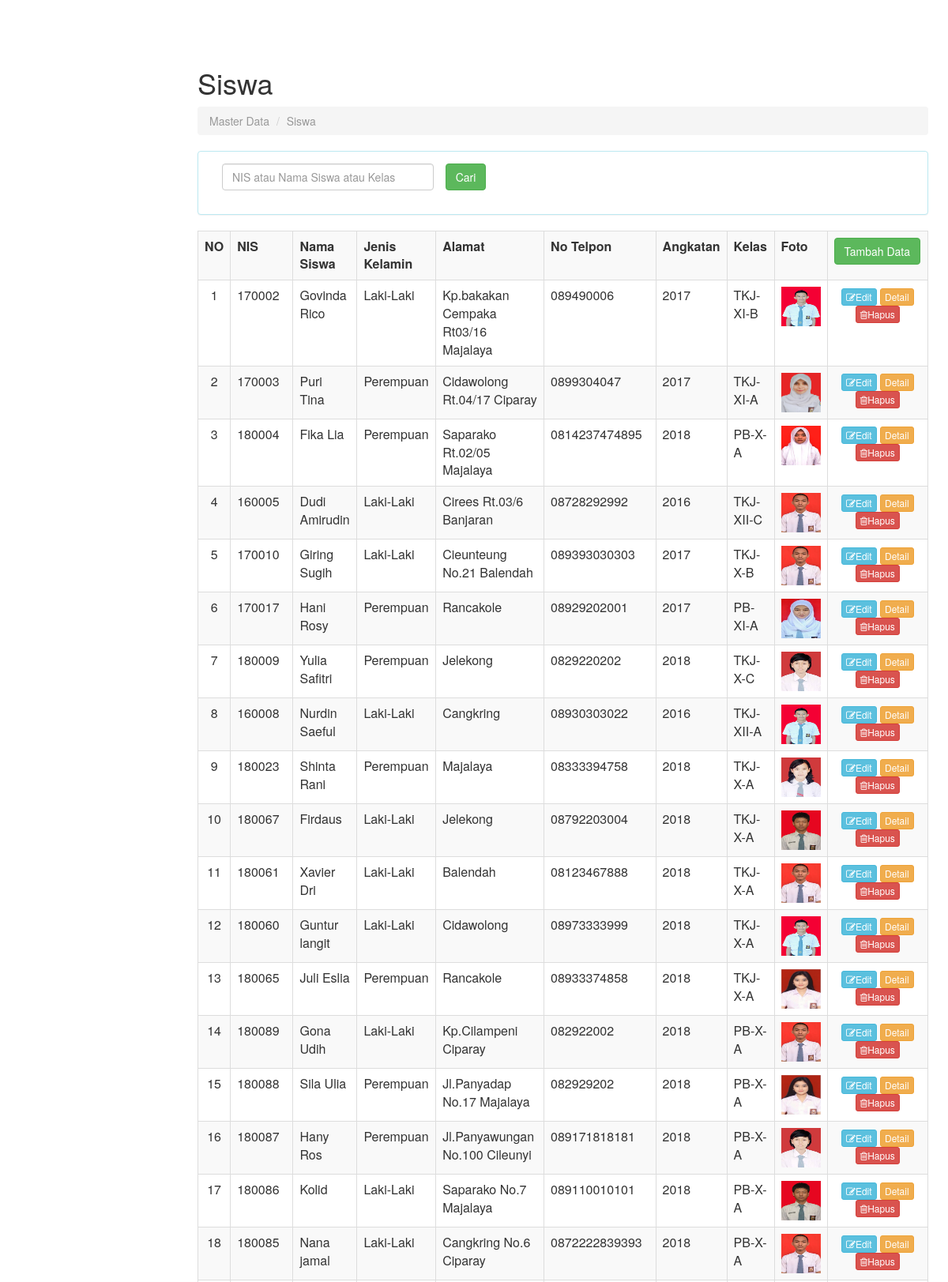
The app's page /siswa.php (upper part) with its own data.
### tables this page shows
CREATE TABLE IF NOT EXISTS `tab_siswa` (
  `id_siswa` int(11) NOT NULL AUTO_INCREMENT,
  `nis` varchar(12) NOT NULL,
  `nama_siswa` varchar(30) NOT NULL,
  `jenis_kelamin` varchar(15) NOT NULL,
  `alamat` varchar(60) NOT NULL,
  `no_telp_siswa` varchar(15) NOT NULL,
  `angkatan` year(4) NOT NULL,
  `id_kelas` int(11) NOT NULL,
  `password` varchar(70) NOT NULL,
  `foto` varchar(200) NOT NULL,
  PRIMARY KEY (`id_siswa`)
);

CREATE TABLE IF NOT EXISTS `tab_kelas` (
  `id_kelas` int(11) NOT NULL AUTO_INCREMENT,
  `kode_kelas` varchar(15) NOT NULL,
  `kode_jurusan` varchar(15) NOT NULL,
  `tingkat` varchar(3) NOT NULL,
  `huruf` varchar(1) NOT NULL,
  `tahun_pelajaran` year(4) NOT NULL,
  `id_guru` int(11) NOT NULL,
  PRIMARY KEY (`id_kelas`)
);

### siswa.php (the view, shortened to what this page needs)
<head>
    <link href="assets/css/bootstrap.css" rel="stylesheet">
    <link href="assets/css/sb-admin.css" rel="stylesheet">
    <link rel="stylesheet" href="assets/font-awesome/css/font-awesome.min.css">
  </head>
<body>
<div id="wrapper">
<?php
include"header.php";
?>
<?php
require_once('koneksi.php');
?>
 <div id="page-wrapper">
<div class="row" id="contentInput" >
          <div class="col-lg-12">
            <h1>Siswa</h1>
            <ol class="breadcrumb">
              <li class="active"> Master Data</li>
              <li class="active">Siswa</li>
            </ol>
          </div>
      </div>
       <div class="panel panel-info">
          <div class="panel-body">
          <form method="POST" action="" id="cariOrtu">
          <div class="form-group form-group-sm">
                <div class="form-group form-group-sm">
                    <div class="col-sm-4">
                    <input type="text" class="form-control" name="txtcari" id="txtcari" placeholder="NIS atau Nama Siswa atau Kelas">
                </div>
                    <input type="submit" align="right" class="btn btn-success"  value="Cari" name="cari" id="cari">
                </div>
              </div>
</div>
 </div>
            <div class="table-responsive-sm">
              <table class="table table-bordered table-hover table-striped">
                <tr>
                  <th>NO</th>
                  <th>NIS</th>
                  <th>Nama Siswa</th>
                  <th>Jenis Kelamin</th>
                  <th>Alamat</th>
                  <th>No Telpon</th>
                   <th>Angkatan</th>
                  <th>Kelas</th>
                  <th>Foto</th>
                 <th><a href="tambah_siswa.php" type="button" align="right" class="btn btn-success">Tambah Data</a></th>
                </tr>
 <?php
      if(!ISSET($_POST['cari'])){
        $no= 1;
       $query="SELECT * FROM tab_siswa as s JOIN tab_kelas as k ON s.id_kelas=k.id_kelas ";
        $data=mysqli_query($koneksi,$query);
        if(mysqli_num_rows($data) > 0){
          while($row=mysqli_fetch_assoc($data)){
      ?>
                <tr>
                  <td align="center"><?php echo $no++; ?></td>
                  <td><?php echo $row['nis']; ?></td>
                  <td><?php echo $row['nama_siswa']; ?></td>
                  <td><?php echo $row['jenis_kelamin']; ?></td>
                  <td><?php echo $row['alamat']; ?></td>
                  <td><?php echo $row['no_telp_siswa']; ?></td>
                  <td><?php echo $row['angkatan']; ?></td>
                  <td><?php echo $row['kode_kelas']; ?></td>
                   <?php echo"<td><img src='assets/img/siswa/".$row['foto']."' width='50' height='50'></td>";?>
                   <td colspan="2" style="text-align: center;">
                    <a   href="edit_siswa.php?id=<?php echo $row['id_siswa'];?>" type="button" class="btn btn-info btn-xs"><i class="fa fa-edit"></i>Edit</a>
                     <a   href="detail_siswa.php?id=<?php echo $row['id_siswa'];?>" type="button" class="btn btn-warning btn-xs">Detail</a>
                    <a onclick="return confirm('Anda Yakin akan menghapus data?')" href="hapus_siswa.php?id=<?php echo $row['id_siswa'];?>" type="button" class="btn btn-danger btn-xs"><i class="fa fa-trash-o"></i>Hapus</a>
                    </td>
                </tr>
          <?php
          }
        }
      }
       ?>

### assets/css/sb-admin.css (style rules this page uses)
body { margin-top: 50px; }
#wrapper { padding-left: 0; }
#page-wrapper { width: 100%; padding: 5px 15px; }
@media (min-width:768px) { #wrapper { padding-left: 225px; } }
@media (min-width:768px) { #page-wrapper { padding: 15px 25px; } }

### records on screen
tab_siswa: nis "170002", nama_siswa "Govinda Rico", jenis_kelamin "Laki-Laki", alamat "Kp.bakakan Cempaka Rt03/16 Majalaya", no_telp_siswa "089490006", angkatan "2017", id_kelas.kode_kelas "TKJ-XI-B", foto (picture)
tab_siswa: nis "170003", nama_siswa "Puri Tina", jenis_kelamin "Perempuan", alamat "Cidawolong Rt.04/17 Ciparay", no_telp_siswa "0899304047", angkatan "2017", id_kelas.kode_kelas "TKJ-XI-A", foto (picture)
tab_siswa: nis "180004", nama_siswa "Fika Lia", jenis_kelamin "Perempuan", alamat "Saparako Rt.02/05 Majalaya", no_telp_siswa "0814237474895", angkatan "2018", id_kelas.kode_kelas "PB-X-A", foto (picture)
tab_siswa: nis "160005", nama_siswa "Dudi Amirudin", jenis_kelamin "Laki-Laki", alamat "Cirees Rt.03/6 Banjaran", no_telp_siswa "08728292992", angkatan "2016", id_kelas.kode_kelas "TKJ-XII-C", foto (picture)
tab_siswa: nis "170010", nama_siswa "Giring Sugih", jenis_kelamin "Laki-Laki", alamat "Cieunteung No.21 Balendah", no_telp_siswa "089393030303", angkatan "2017", id_kelas.kode_kelas "TKJ-X-B", foto (picture)
tab_siswa: nis "170017", nama_siswa "Hani Rosy", jenis_kelamin "Perempuan", alamat "Rancakole", no_telp_siswa "08929202001", angkatan "2017", id_kelas.kode_kelas "PB-XI-A", foto (picture)
tab_siswa: nis "180009", nama_siswa "Yulia Safitri", jenis_kelamin "Perempuan", alamat "Jelekong", no_telp_siswa "0829220202", angkatan "2018", id_kelas.kode_kelas "TKJ-X-C", foto (picture)
tab_siswa: nis "160008", nama_siswa "Nurdin Saeful", jenis_kelamin "Laki-Laki", alamat "Cangkring", no_telp_siswa "08930303022", angkatan "2016", id_kelas.kode_kelas "TKJ-XII-A", foto (picture)
tab_siswa: nis "180023", nama_siswa "Shinta Rani", jenis_kelamin "Perempuan", alamat "Majalaya", no_telp_siswa "08333394758", angkatan "2018", id_kelas.kode_kelas "TKJ-X-A", foto (picture)
tab_siswa: nis "180067", nama_siswa "Firdaus", jenis_kelamin "Laki-Laki", alamat "Jelekong", no_telp_siswa "08792203004", angkatan "2018", id_kelas.kode_kelas "TKJ-X-A", foto (picture)
tab_siswa: nis "180061", nama_siswa "Xavier Dri", jenis_kelamin "Laki-Laki", alamat "Balendah", no_telp_siswa "08123467888", angkatan "2018", id_kelas.kode_kelas "TKJ-X-A", foto (picture)
tab_siswa: nis "180060", nama_siswa "Guntur langit", jenis_kelamin "Laki-Laki", alamat "Cidawolong", no_telp_siswa "08973333999", angkatan "2018", id_kelas.kode_kelas "TKJ-X-A", foto (picture)
tab_siswa: nis "180065", nama_siswa "Juli Eslia", jenis_kelamin "Perempuan", alamat "Rancakole", no_telp_siswa "08933374858", angkatan "2018", id_kelas.kode_kelas "TKJ-X-A", foto (picture)
tab_siswa: nis "180089", nama_siswa "Gona Udih", jenis_kelamin "Laki-Laki", alamat "Kp.Cilampeni Ciparay", no_telp_siswa "082922002", angkatan "2018", id_kelas.kode_kelas "PB-X-A", foto (picture)
tab_siswa: nis "180088", nama_siswa "Sila Ulia", jenis_kelamin "Perempuan", alamat "Jl.Panyadap No.17 Majalaya", no_telp_siswa "082929202", angkatan "2018", id_kelas.kode_kelas "PB-X-A", foto (picture)
tab_siswa: nis "180087", nama_siswa "Hany Ros", jenis_kelamin "Perempuan", alamat "Jl.Panyawungan No.100 Cileunyi", no_telp_siswa "089171818181", angkatan "2018", id_kelas.kode_kelas "PB-X-A", foto (picture)
tab_siswa: nis "180086", nama_siswa "Kolid", jenis_kelamin "Laki-Laki", alamat "Saparako No.7 Majalaya", no_telp_siswa "089110010101", angkatan "2018", id_kelas.kode_kelas "PB-X-A", foto (picture)
tab_siswa: nis "180085", nama_siswa "Nana jamal", jenis_kelamin "Laki-Laki", alamat "Cangkring No.6 Ciparay", no_telp_siswa "0872222839393", angkatan "2018", id_kelas.kode_kelas "PB-X-A", foto (picture)
